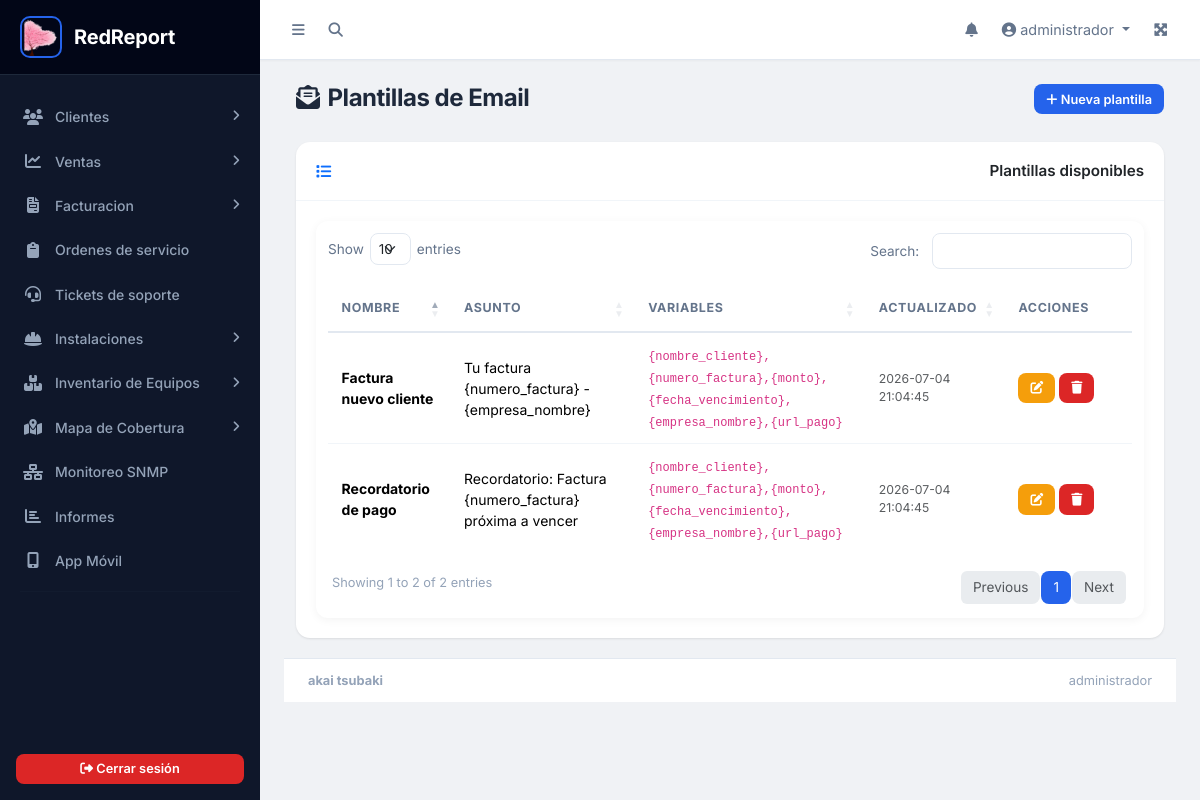
/configuracion/plantillas_email.php (signed in), run on an earlier commit of the app's database.
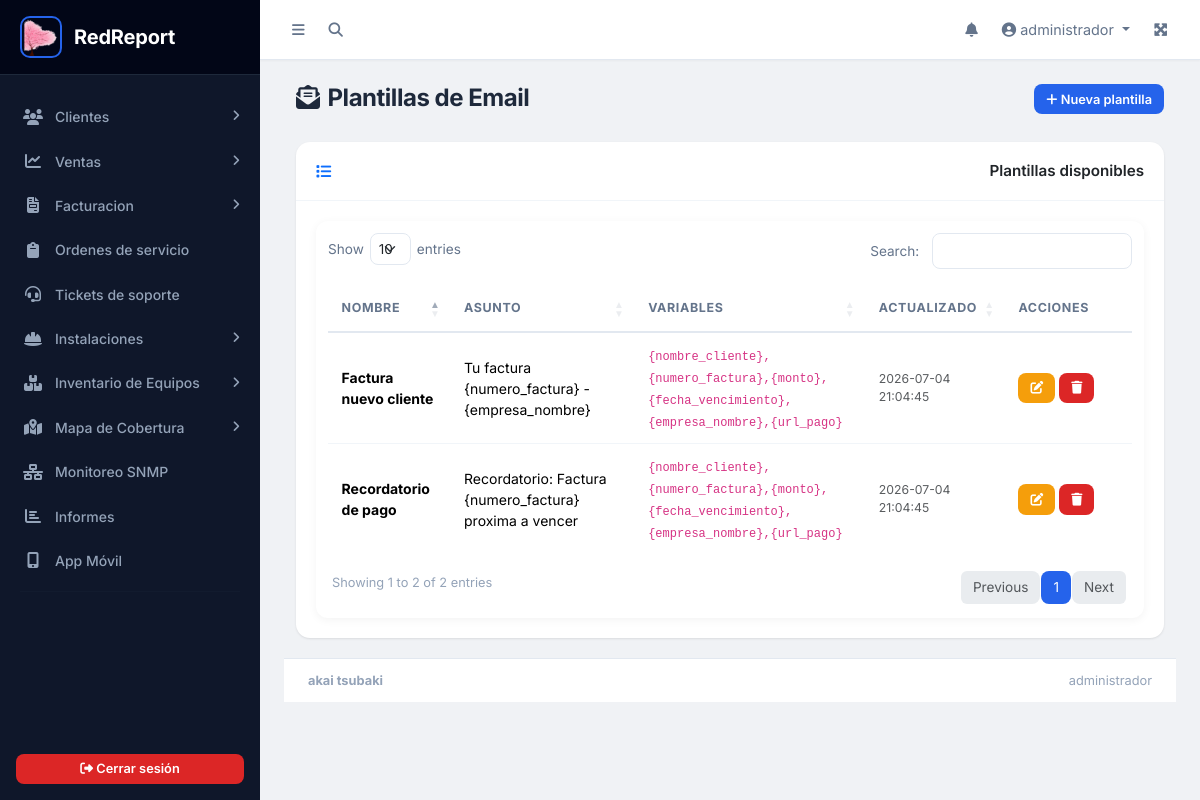
And on a later commit of the database.
### tables this page shows
CREATE TABLE `tb_plantillas_email` (
  `id_plantilla` int(11) NOT NULL,
  `nombre` varchar(100) NOT NULL,
  `asunto` varchar(255) NOT NULL,
  `cuerpo` text NOT NULL,
  `variables` text DEFAULT NULL,
  `created_at` datetime DEFAULT current_timestamp(),
  `updated_at` datetime DEFAULT current_timestamp() ON UPDATE current_timestamp()
);

### app/config/seguridad.php (called while the page is built, shortened)
<?php
function hescape($str) {
    return htmlspecialchars($str, ENT_QUOTES, 'UTF-8');
}
?>

### configuracion/plantillas_email.php (the view, shortened to what this page needs)
<?php
include('../parte1.php');
require_once '../app/config/conexion.php';
$plantillas = $pdo->query("SELECT * FROM tb_plantillas_email ORDER BY nombre")->fetchAll(PDO::FETCH_ASSOC);
?>
<div class="content-header">
    <div class="container-fluid">
        <div class="row mb-2">
            <div class="col-sm-6">
                <h1 class="m-0"><i class="fas fa-envelope-open-text me-2"></i>Plantillas de Email</h1>
            </div>
            <div class="col-sm-6 text-end">
                <button class="btn btn-primary btn-sm" data-bs-toggle="modal" data-bs-target="#modalPlantilla"><i class="fas fa-plus"></i> Nueva plantilla</button>
            </div>
        </div>
    </div>
</div>
<div class="content">
        <div class="container-fluid">
            <div class="card">
                <div class="card-header"><i class="fas fa-list me-2 text-primary"></i>Plantillas disponibles</div>
                <div class="card-body">
                    <div class="table-container">
                        <table id="tablaPlantillas" class="table table-hover">
                            <thead>
                                <tr>
                                    <th>Nombre</th>
                                    <th>Asunto</th>
                                    <th>Variables</th>
                                    <th>Actualizado</th>
                                    <th style="width:100px">Acciones</th>
                                </tr>
                            </thead>
                            <tbody>
                                <?php foreach ($plantillas as $p): ?>
                                <tr>
                                    <td class="fw-bold"><?= hescape($p['nombre']) ?></td>
                                    <td><?= hescape($p['asunto']) ?></td>
                                    <td><code style="font-size:12px;"><?= hescape($p['variables'] ?? '') ?></code></td>
                                    <td class="text-muted small"><?= hescape($p['updated_at'] ?? $p['created_at']) ?></td>
                                    <td>
                                        <button class="btn btn-sm btn-warning btn-editar" title="Editar"
                                            data-id="<?= $p['id_plantilla'] ?>"
                                            data-nombre="<?= hescape($p['nombre']) ?>"
                                            data-asunto="<?= hescape($p['asunto']) ?>"
                                            data-cuerpo="<?= hescape($p['cuerpo']) ?>"><i class="fas fa-edit"></i></button>
                                        <button class="btn btn-sm btn-danger btn-eliminar" title="Eliminar"
                                            data-id="<?= $p['id_plantilla'] ?>"
                                            data-nombre="<?= hescape($p['nombre']) ?>"><i class="fas fa-trash"></i></button>
                                    </td>
                                </tr>
                                <?php endforeach; ?>
                            </tbody>
                        </table>
                    </div>
        </div>
    </div>
</div>
<?php include('../parte2.php'); ?>

What changed in the data, as far as the page shows it:
changed tb_plantillas_email "Recordatorio de pago": asunto "Recordatorio: Factura {numero_factura} próxima a vencer" → "Recordatorio: Factura {numero_factura} proxima a vencer"
